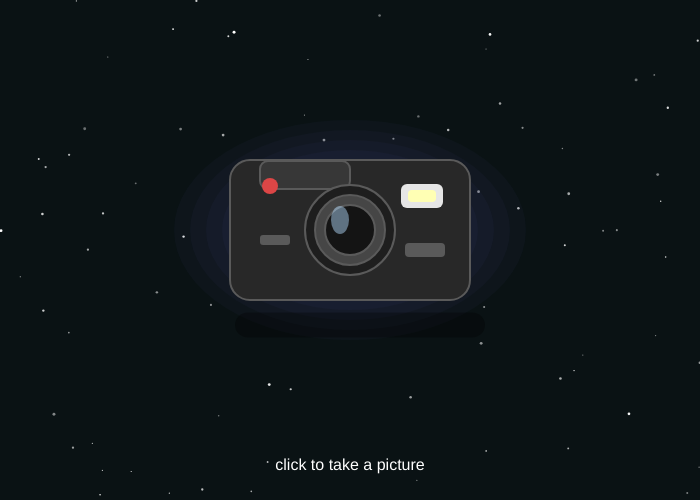
Frame 1 (no input)
Frame 60 (no input): identical to frame 1, image omitted
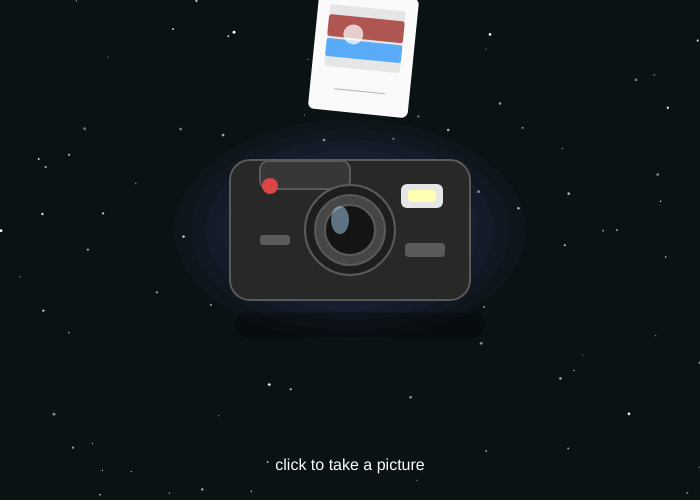
Frame 120 (the mouse pressed at the canvas centre since frame 60)

The p5.js sketch that drew these frames (run headless with seeded random() and noise() and a simulated clock; from frame 60 on, the mouse is pressed at the canvas centre):

// p5.js sketch
// ── sketch.js
let flashAlpha = 0;
let photos = [];
let stars = [];

function setup() {
  createCanvas(700, 500);
  rectMode(CENTER);
  angleMode(DEGREES);

  for (let i = 0; i < 80; i++) {
    stars.push({
      x: random(width),
      y: random(height),
      s: random(1, 3),
      a: random(100, 255)
    });
  }
}

function draw() {
  drawBackground();
  drawCamera(width / 2, height / 2 - 20);

  // draw polaroids
  for (let i = 0; i < photos.length; i++) {
    drawPolaroid(photos[i]);
    photos[i].y += photos[i].vy;
    photos[i].vy *= 0.98;
  }

  // flash overlay
  if (flashAlpha > 0) {
    fill(255, flashAlpha);
    noStroke();
    rect(width / 2, height / 2, width, height);
    flashAlpha -= 12;
  }

  // text
  fill(255);
  textAlign(CENTER);
  textSize(16);
  text("click to take a picture", width / 2, height - 30);
}

function mousePressed() {
  flashAlpha = 255;

  photos.push({
    x: random(120, width - 120),
    y: -80,
    vy: random(2, 5),
    rot: random(-12, 12),
    c1: color(random(120, 255), random(80, 180), random(80, 180)),
    c2: color(random(80, 200), random(120, 255), random(150, 255))
  });

  if (photos.length > 6) {
    photos.splice(0, 1);
  }
}

function drawBackground() {
  background(10, 18, 20);

  for (let i = 0; i < stars.length; i++) {
    fill(255, stars[i].a);
    noStroke();
    circle(stars[i].x, stars[i].y, stars[i].s);
  }

  // soft glow behind camera
  for (let r = 220; r > 0; r -= 20) {
    fill(120, 140, 255, 8);
    noStroke();
    ellipse(width / 2, height / 2 - 20, r * 1.6, r);
  }
}

function drawCamera(x, y) {
  push();
  translate(x, y);


  fill(0, 80);
  noStroke();
  rect(10, 95, 250, 25, 20);


  fill(40);
  stroke(90);
  strokeWeight(2);
  rect(0, 0, 240, 140, 20);


  fill(55);
  rect(-45, -55, 90, 28, 8);

 
  fill(30);
  circle(0, 0, 90);


  fill(70);
  circle(0, 0, 70);
  fill(20);
  circle(0, 0, 50);


  fill(180, 220, 255, 120);
  noStroke();
  ellipse(-10, -10, 18, 28);


  fill(230);
  rect(72, -34, 42, 24, 6);
  fill(255, 255, 180);
  rect(72, -34, 28, 12, 4);

  
  fill(220, 70, 70);
  circle(-80, -44, 16);


  fill(90);
  rect(-75, 10, 30, 10, 3);
  rect(75, 20, 40, 14, 4);

  pop();
}

function drawPolaroid(p) {
  push();
  translate(p.x, p.y);
  rotate(p.rot);

 
  fill(250);
  noStroke();
  rect(0, 0, 100, 120, 6);

 
  fill(230);
  rect(0, -15, 76, 62, 3);

  noStroke();
  fill(p.c1);
  rect(0, -25, 76, 22, 3);
  fill(p.c2);
  rect(0, -3, 76, 18, 2);
  fill(255, 180);
  ellipse(-12, -18, 20, 20);

  stroke(180);
  line(-25, 38, 25, 38);

  pop();
}
